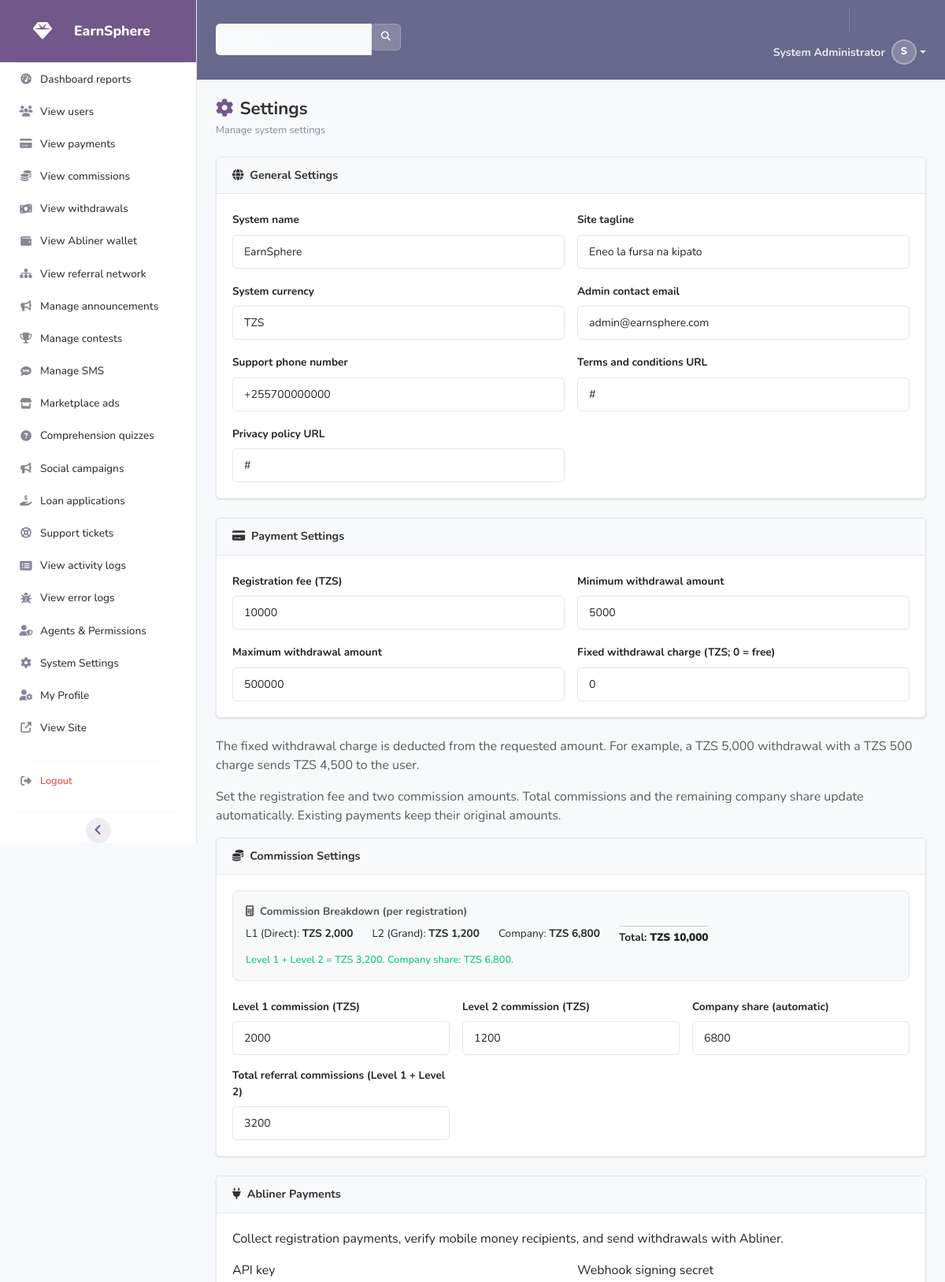
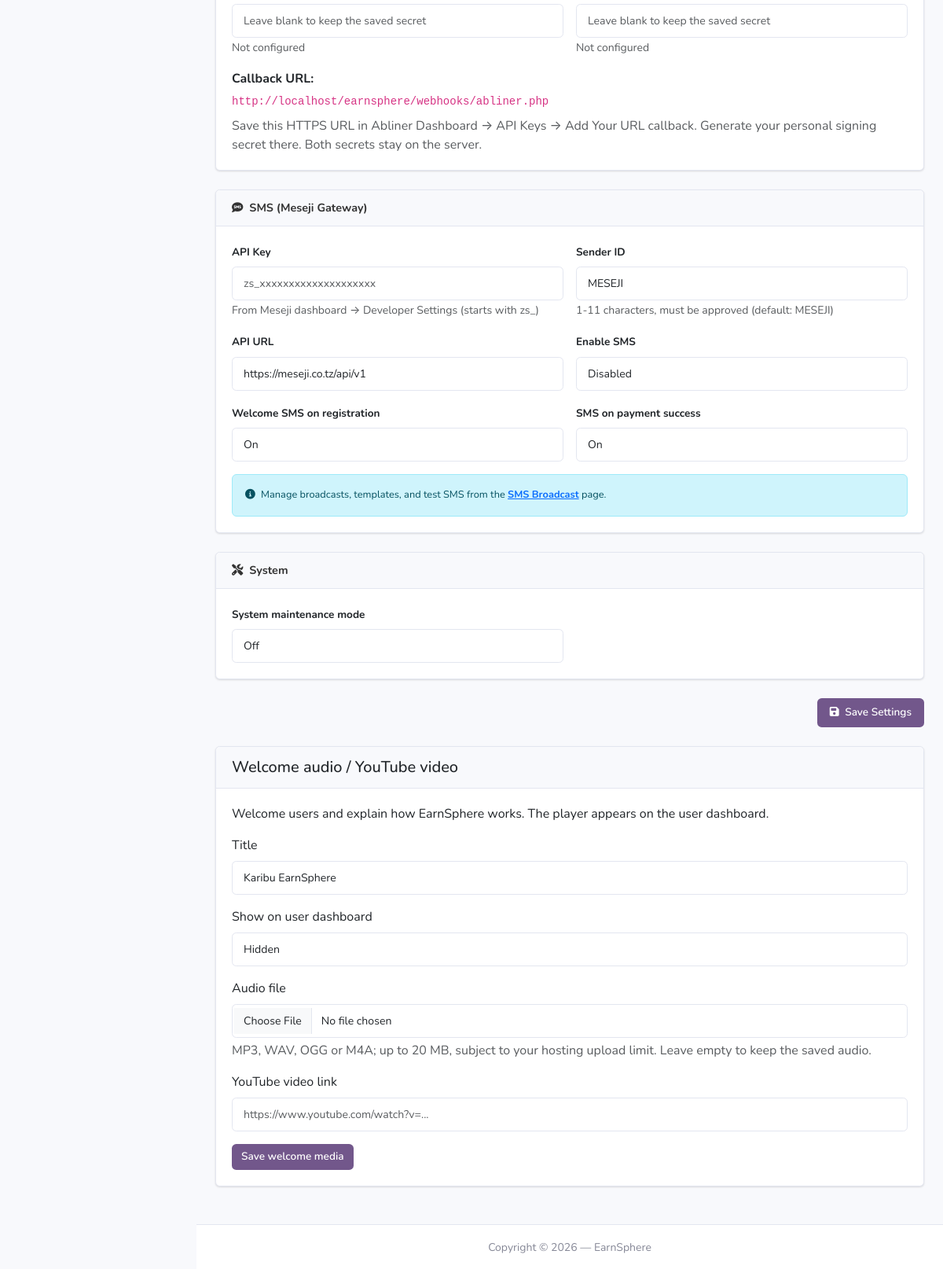
Screenshot of /admin/settings.php (signed in) with the database file from the repository (2 pictures, top to bottom).
### tables this page shows
CREATE TABLE IF NOT EXISTS `users` (
    `id` INT UNSIGNED NOT NULL AUTO_INCREMENT,
    `full_name` VARCHAR(150) NOT NULL,
    `phone` VARCHAR(20) NOT NULL,
    `email` VARCHAR(150) DEFAULT NULL,
    `password` VARCHAR(255) NOT NULL,
    `referral_code` VARCHAR(20) NOT NULL,
    `referred_by` INT UNSIGNED DEFAULT NULL,
    `referred_by_level` TINYINT UNSIGNED DEFAULT NULL COMMENT '1=direct,2=level2,3=level3',
    `avatar` VARCHAR(255) DEFAULT NULL,
    `status` ENUM('pending','active','suspended') NOT NULL DEFAULT 'pending',
    `role` ENUM('user','admin','agent') NOT NULL DEFAULT 'user',
    `staff_version` INT UNSIGNED NOT NULL DEFAULT 0,
    `is_online` TINYINT(1) NOT NULL DEFAULT 0,
    `last_login` DATETIME DEFAULT NULL,
    `ip_address` VARCHAR(45) DEFAULT NULL,
    `created_at` DATETIME NOT NULL DEFAULT CURRENT_TIMESTAMP,
    `updated_at` DATETIME NOT NULL DEFAULT CURRENT_TIMESTAMP ON UPDATE CURRENT_TIMESTAMP,
    PRIMARY KEY (`id`),
    UNIQUE KEY `uk_phone` (`phone`),
    UNIQUE KEY `uk_email` (`email`),
    UNIQUE KEY `uk_referral_code` (`referral_code`),
    KEY `idx_referred_by` (`referred_by`),
    KEY `idx_status` (`status`),
    KEY `idx_role` (`role`),
    CONSTRAINT `fk_users_referred_by` FOREIGN KEY (`referred_by`) REFERENCES `users` (`id`) ON DELETE SET NULL
);

CREATE TABLE IF NOT EXISTS `settings` (
    `id` INT UNSIGNED NOT NULL AUTO_INCREMENT,
    `setting_key` VARCHAR(100) NOT NULL,
    `setting_value` TEXT DEFAULT NULL,
    `setting_type` ENUM('text','number','boolean','json') NOT NULL DEFAULT 'text',
    `description` VARCHAR(255) DEFAULT NULL,
    `updated_at` DATETIME NOT NULL DEFAULT CURRENT_TIMESTAMP ON UPDATE CURRENT_TIMESTAMP,
    PRIMARY KEY (`id`),
    UNIQUE KEY `uk_setting_key` (`setting_key`)
);

### admin/settings.php (the view, shortened to what the rows shown need)
<?php
require_once dirname(__DIR__) . '/config/database.php';
require_once dirname(__DIR__) . '/includes/helpers.php';
$allSettings = Database::fetchAll("SELECT * FROM settings ORDER BY id ASC");
$settingsMap = [];
foreach ($allSettings as $s) {
    $settingsMap[$s['setting_key']] = $s;
}
foreach (['registration_fee' => 'Registration fee (TZS)', 'commission_l1' => 'Level 1 commission (TZS)', 'commission_l2' => 'Level 2 commission (TZS)', 'commission_total' => 'Total referral commissions (Level 1 + Level 2)', 'company_earning' => 'Company share (automatic)'] as $key => $label) {
    $defaults = ['registration_fee' => REGISTRATION_FEE, 'commission_l1' => COMMISSION_L1, 'commission_l2' => COMMISSION_L2, 'commission_total' => 0, 'company_earning' => 0];
    $settingsMap[$key] = ['setting_value' => $settingsMap[$key]['setting_value'] ?? (string) $defaults[$key], 'description' => $label];
}
$settingsMap['withdrawal_charge'] = ['setting_value' => $settingsMap['withdrawal_charge']['setting_value'] ?? '0', 'description' => 'Fixed withdrawal charge (TZS; 0 = free)'];
$categories = [
    'general'  => ['site_name', 'site_tagline', 'currency', 'admin_email', 'support_phone', 'terms_url', 'privacy_url'],
    'payment'  => ['registration_fee', 'min_withdrawal', 'max_withdrawal', 'withdrawal_charge'],
    'commission' => ['commission_l1', 'commission_l2', 'company_earning', 'commission_total'],
    'abliner' => ['abliner_api_key', 'abliner_webhook_secret'],
    'payout'   => ['payout_channel', 'payout_webhook_url'],
    'sms'      => ['meseji_api_key', 'meseji_api_url', 'meseji_sender_id', 'meseji_enabled', 'sms_welcome_enabled', 'sms_payment_enabled'],
    'system'   => ['maintenance_mode'],
];
include __DIR__ . '/admin_header.php';
?>
<div class="page-header">
    <h1><i class="fas fa-cog me-2" style="color:var(--primary);"></i>Settings</h1>
</div>
<form method="POST">
    <div class="card mb-4">
        <div class="card-body">
            <div class="row g-3">
                <?php foreach ($categories['general'] as $key): ?>
                    <?php $s = $settingsMap[$key] ?? null; if (!$s) continue; ?>
                    <div class="col-md-6">
                        <label class="form-label" style="font-weight:700;font-size:0.85rem;"><?= $s['description'] ?: $key ?></label>
                        <input type="text" class="form-control" name="settings[<?= $key ?>]" value="<?= sanitize($s['setting_value']) ?>">
                    </div>
                <?php endforeach; ?>
            </div>
        </div>
    </div>
    <div class="card mb-4">
        <div class="card-body">
            <div class="row g-3">
                <?php foreach ($categories['payment'] as $key): ?>
                    <?php $s = $settingsMap[$key] ?? null; if (!$s) continue; ?>
                    <div class="col-md-6">
                        <label class="form-label" style="font-weight:700;font-size:0.85rem;"><?= $s['description'] ?: $key ?></label>
                        <input type="number" class="form-control" name="settings[<?= $key ?>]" value="<?= sanitize($s['setting_value']) ?>">
                    </div>
                <?php endforeach; ?>
            </div>
        </div>
    </div>
    <div class="card mb-4">
        <div class="card-body">
            <div class="row g-3">
                <?php foreach ($categories['system'] as $key): ?>
                    <?php $s = $settingsMap[$key] ?? null; if (!$s) continue; ?>
                    <div class="col-md-6">
                        <label class="form-label" style="font-weight:700;font-size:0.85rem;"><?= $s['description'] ?: $key ?></label>
                        <select class="form-select" name="settings[<?= $key ?>]">
                            <option value="0" <?= $s['setting_value'] === '0' ? 'selected' : '' ?>>Off</option>
                        </select>
                    </div>
                <?php endforeach; ?>
            </div>
        </div>
    </div>
</form>
<?php include __DIR__ . '/admin_footer.php'; ?>

### admin/admin_header.php (shortened to what the rows shown need)
<?php
require_once dirname(__DIR__) . '/includes/helpers.php';
$adminUser = Database::fetchOne("SELECT full_name, avatar FROM users WHERE id = ?", [$_SESSION['user_id']]);
?>
<!DOCTYPE html>
<html lang="en">
<head>
    <link href="https://cdn.jsdelivr.net/npm/bootstrap@5.3.3/dist/css/bootstrap.min.css" rel="stylesheet">
    <link rel="stylesheet" href="https://cdnjs.cloudflare.com/ajax/libs/font-awesome/6.5.1/css/all.min.css">
    <link rel="stylesheet" href="<?= SITE_URL ?>/assets/css/admin.css">
</head>
<body id="page-top">
<div id="wrapper">
<div id="content-wrapper" class="d-flex flex-column">
    <div id="content">
        <nav class="topbar d-flex align-items-center justify-content-between">
            <ul class="navbar-nav ml-auto d-flex align-items-center">
                <li class="nav-item dropdown no-arrow">
                    <a class="nav-link dropdown-toggle d-flex align-items-center" href="#" id="userDropdown" role="button" data-bs-toggle="dropdown" style="color: rgba(255,255,255,0.85);">
                        <span class="mr-2 d-none d-lg-inline small" style="font-weight:700;">
                            <?= htmlspecialchars($adminUser['full_name'] ?? 'Staff', ENT_QUOTES) ?>
                        </span>
                        <div style="width:32px;height:32px;border-radius:50%;background:rgba(255,255,255,0.2);color:white;display:inline-flex;align-items:center;justify-content:center;font-weight:800;font-size:0.8rem;vertical-align:middle;margin-left:0.5rem;border:2px solid rgba(255,255,255,0.3);">
                            <?= strtoupper(substr($adminUser['full_name'] ?? 'A', 0, 1)) ?>
                        </div>
                    </a>
                </li>
            </ul>
        </nav>
        <div class="container-fluid" id="container-wrapper">

### rows the page displays
users: full_name "System Administrator", full_name "S"
settings: description "System name", setting_value "EarnSphere"
settings: description "Site tagline", setting_value "Eneo la fursa na kipato"
settings: description "System currency", setting_value "TZS"
settings: description "Admin contact email", setting_value "admin@earnsphere.com"
settings: description "Support phone number", setting_value "+255700000000"
settings: description "Terms and conditions URL", setting_value "#"
settings: description "Privacy policy URL", setting_value "#"
settings: description "Minimum withdrawal amount", setting_value "5000"
settings: description "Maximum withdrawal amount", setting_value "500000"
settings: description "System maintenance mode", setting_value "Off"

### other values shown
$item['label'] "Dashboard reports"
$item['label'] "View users"
$item['label'] "View payments"
$item['label'] "View commissions"
$item['label'] "View withdrawals"
$item['label'] "View Abliner wallet"
$item['label'] "View referral network"
$item['label'] "Manage announcements"
$item['label'] "Manage contests"
$item['label'] "Manage SMS"
$item['label'] "Marketplace ads"
$item['label'] "Comprehension quizzes"
$item['label'] "Social campaigns"
$item['label'] "Loan applications"
$item['label'] "Support tickets"
